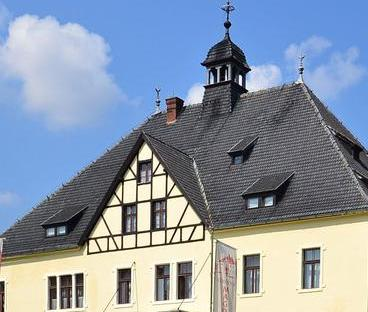
#> input picture image/right3.png, 368 x 312 px, found by its file name
$ python cv_poisson.py
#> lines starting #> are read from the running program, lines starting #| are printed output that depends on the picture; after the words box and inside, x2 and y2 are one past the last pixel; in counts of white or black regions, pixels touching at a corner belong together
import cv2
import numpy as np
from  PIL import Image

#显示图片
def cv_show(name, result):
    cv2.imshow(name, result)
    cv2.waitKey(0)
    cv2.destroyAllWindows()

#使用SIFT算法进行特征提取，返回特征点坐标及特征描述
def FeatureExtract(image):
    descriptor = cv2.SIFT_create()
    kps, des = descriptor.detectAndCompute(image, None)
    #将返回的特征点转化为numpy格式的数组
    kps = np.float32([kp.pt for kp in kps])
    return kps, des

#获取好的匹配关系，取比率为0.75
def FeatureMatch(des1, des2):
    matcher = cv2.BFMatcher()
    matches = matcher.knnMatch(des1, des2, k = 2)
    matches = sorted(matches, key = lambda x: x[0].distance / x[1].distance)
    good = []
    for m, n in matches:
        if m.distance < 0.75 * n.distance:
            good.append(m)
    return good

#画出两图关键点的匹配关系
def DrawMatches(image1, image2, kps1, kps2, matches, status):
    (h1, w1) = image1.shape[:2]
    (h2, w2) = image2.shape[:2]
    result = np.zeros((max(h1, h2), w1 + w2, 3), dtype="uint8")
    result[0:h1, 0:w1] = image1
    result[0:h2, w1:] = image2
    matchnp = []
    for m in matches:
        matchnp.append((m.trainIdx, m.queryIdx))
    for ((trainIdx, queryIdx), s) in zip(matchnp, status):
        # 当点对匹配成功时，画到结果图中
        if s == 1:
            # 画出匹配对
            pt1 = (int(kps1[queryIdx][0]), int(kps1[queryIdx][1]))
            pt2 = (int(kps2[trainIdx][0]) + w1, int(kps2[trainIdx][1]))
            cv2.line(result, pt1, pt2, (0, 255, 0), 1)
    return result

#图像拼接与融合
def StitchAndBlend(image1, image2):
    kps1, des1 = FeatureExtract(image1)
    kps2, des2 = FeatureExtract(image2)
    matches = FeatureMatch(des1, des2)
    # 当筛选项的匹配对大于4对时：计算视角变换矩阵
    if len(matches) > 4:
        pts1 = np.float32([kps1[m.queryIdx] for m in matches]).reshape(-1, 1, 2)
        pts2 = np.float32([kps2[m.trainIdx] for m in matches]).reshape(-1, 1, 2)
        ransacReprojThre = 4
        #使用RANCAC选择最优的四组匹配点，再计算H矩阵
        H, status = cv2.findHomography(pts1, pts2, cv2.RANSAC, ransacReprojThre)

        #计算image1的mask
        mask = np.ones((image1.shape[0], image1.shape[1], 3), dtype="float")
        mask_hed = cv2.warpPerspective(mask, H, (image2.shape[1], image2.shape[0]))
        mask_hed = (255*mask_hed).astype(np.uint8)
        cv2.imwrite('./result/mask_hed.jpg', mask_hed)

        # 进行图像校正
        image_perspective = cv2.warpPerspective(image1, H, (image2.shape[1], image2.shape[0]))
        image_perspective = image_perspective.astype(np.uint8)
        cv2.imwrite('./result/image_per.jpg', image_perspective)
        image2=image2.astype(np.uint8)

        # 计算mask的中心点  使用外切矩形法求得几何中点
        cnts = cv2.findContours(cv2.cvtColor(mask_hed, cv2.COLOR_RGB2GRAY), cv2.RETR_EXTERNAL,cv2.CHAIN_APPROX_SIMPLE)
        cnts = cnts[0]
        x, y, w, h = cv2.boundingRect(cnts[0])
        cX = x + w//2
        cY = y + h//2
        center = (cX, cY)

        # 进行poisson融合
        result = cv2.seamlessClone(image_perspective, image2, mask_hed, center, cv2.NORMAL_CLONE)
        result = result/255
        return result, status

image1 = cv2.imread('./image/right3.png')
#> image1 is the input picture: shape (312, 368, 3); mean B, G, R 168.1, 152.1, 139.4
cv_show("image1", image1)
image2 = cv2.imread('./image/left1.jpg')
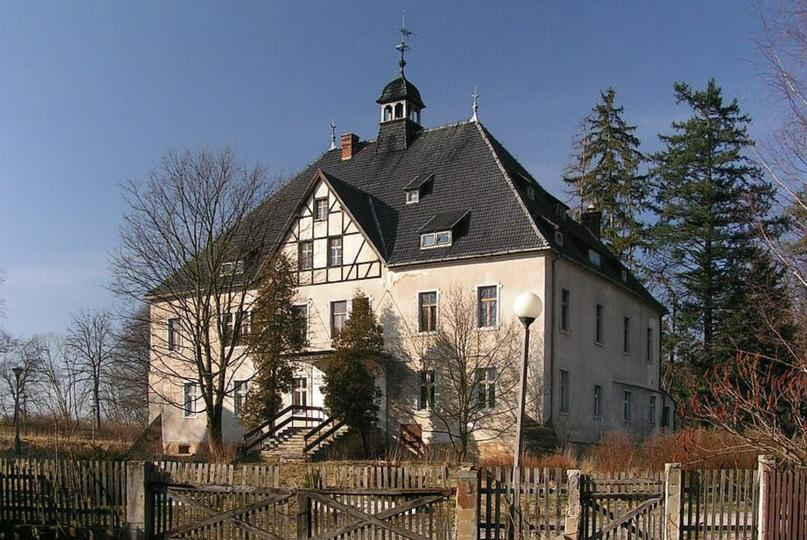
#> input picture image/left1.jpg, 807 x 540 px, found by its file name
#> image2 is the input picture: shape (540, 807, 3); mean B, G, R 108.1, 101.6, 98.9
cv_show("image2", image2)
(kps1, features1) = FeatureExtract(image1)
#> in FeatureExtract, `kps, des = descriptor.detectAndCompute(image, None)`: kps = 516 keypoints; strongest (x, y, size): (145, 153, 8.5), (240, 77, 2.5), (124, 275, 10.1), (240, 83, 2.5)
#> in FeatureExtract, `kps = np.float32([kp.pt for kp in kps])`: kps = 516 pairs, first value 2.42 to 362.8, second value 10.87 to 309.1
#> kps1 has the same summary as kps in FeatureExtract
(kps2, features2) = FeatureExtract(image2)
#> in FeatureExtract (call 2), `kps, des = descriptor.detectAndCompute(image, None)`: kps = 4014 keypoints; strongest (x, y, size): (407, 513, 2.2), (316, 424, 3.7), (266, 429, 4.3), (156, 463, 2.3)
#> kps2 = 4014 pairs, first value 2.29 to 803.1, second value 12.47 to 537.2
matches = FeatureMatch(features1, features2)
#> in FeatureMatch, `matches = matcher.knnMatch(des1, des2, k = 2)`: matches = 516 matches
#> after the loop in FeatureMatch, `for m, n in matches:`: good = 62 matches
#> matches = 62 matches
result, status = StitchAndBlend(image1, image2)
#> in FeatureExtract (call 3), `kps, des = descriptor.detectAndCompute(image, None)`: kps = 516 keypoints; strongest (x, y, size): (145, 153, 8.5), (240, 77, 2.5), (124, 275, 10.1), (240, 83, 2.5)
#> in FeatureExtract (call 4), `kps, des = descriptor.detectAndCompute(image, None)`: kps = 4014 keypoints; strongest (x, y, size): (407, 513, 2.2), (316, 424, 3.7), (266, 429, 4.3), (156, 463, 2.3)
#> in StitchAndBlend, `matches = FeatureMatch(des1, des2)`: matches = 62 matches
#> in StitchAndBlend, `pts1 = np.float32([kps1[m.queryIdx] for m in matches]).reshape(-1, 1, 2)`: pts1 = 62 rows, first 8: [137, 201.9], [158.9, 193.6], [175.4, 225.2], [137, 201.9], [170.4, 242.9], [144.2, 192.1], [180.9, 241.7], [169.9, 232.5]
#> in StitchAndBlend, `pts2 = np.float32([kps2[m.trainIdx] for m in matches]).reshape(-1, 1, 2)`: pts2 = 62 rows, first 8: [313.3, 238.7], [334.9, 230.6], [351.8, 262.1], [313.3, 238.7], [346.7, 279.6], [320.3, 230], [357.2, 278.5], [346.1, 269.4]
#> in StitchAndBlend, `H, status = cv2.findHomography(pts1, pts2, cv2.RANSAC, ransacReprojThre)`: H = [[0.925, -0.0331, 183.7], [-0.0229, 0.944, 43.48], [-9.23e-05, -9.61e-05, 1]]; status = 62 values, max 1 at index 0, min 0 at index 14, mean 0.742
#> in StitchAndBlend, `mask_hed = cv2.warpPerspective(mask, H, (image2.shape[1], image2.shape..`:
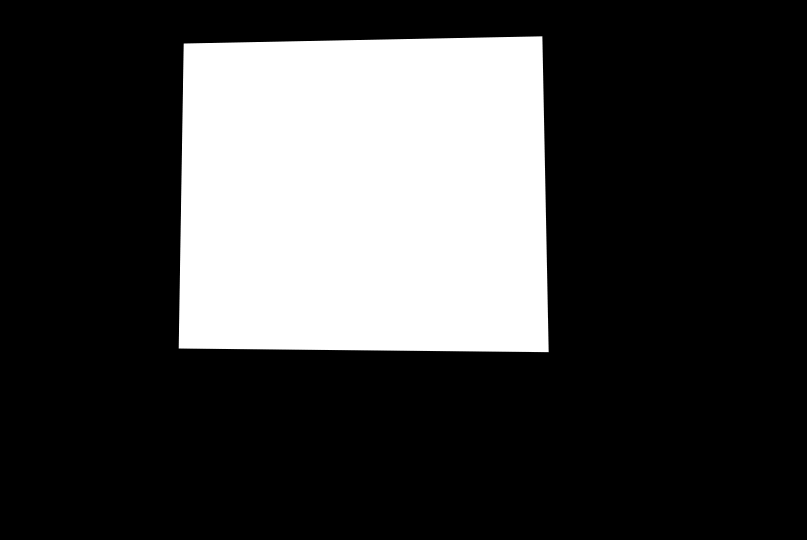
#> mask_hed: shape (540, 807, 3) float64; min 0, max 1, mean 0.26
#> in StitchAndBlend, `mask_hed = cv2.warpPerspective(mask, H, (image2.shape[1], image2.shape..`: mask: shape (312, 368, 3) float64; every value is 1
#> in StitchAndBlend, `image_perspective = cv2.warpPerspective(image1, H, (image2.shape[1], i..`:
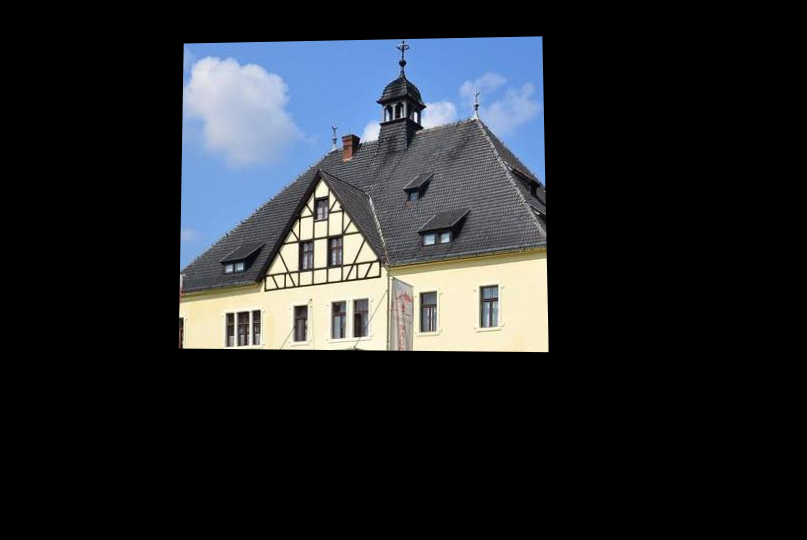
#> image_perspective: shape (540, 807, 3); mean B, G, R 43.4, 39.5, 36.3
#> in StitchAndBlend, `cnts = cv2.findContours(cv2.cvtColor(mask_hed, cv2.COLOR_RGB2GRAY), cv..`: cnts = 1 contour; box (x1, y1, x2, y2) and area: (178, 36, 549, 353) 113068
#> in StitchAndBlend, `x, y, w, h = cv2.boundingRect(cnts[0])`: x = 178; y = 36; w = 371; h = 317
#> in StitchAndBlend, `cX = x + w//2`: cX = 363
#> in StitchAndBlend, `cY = y + h//2`: cY = 194
#> in StitchAndBlend, `center = (cX, cY)`: center = (363, 194)
matchedimg = DrawMatches(image1, image2, kps1, kps2, matches, status)
#> in DrawMatches, `result[0:h1, 0:w1] = image1`:
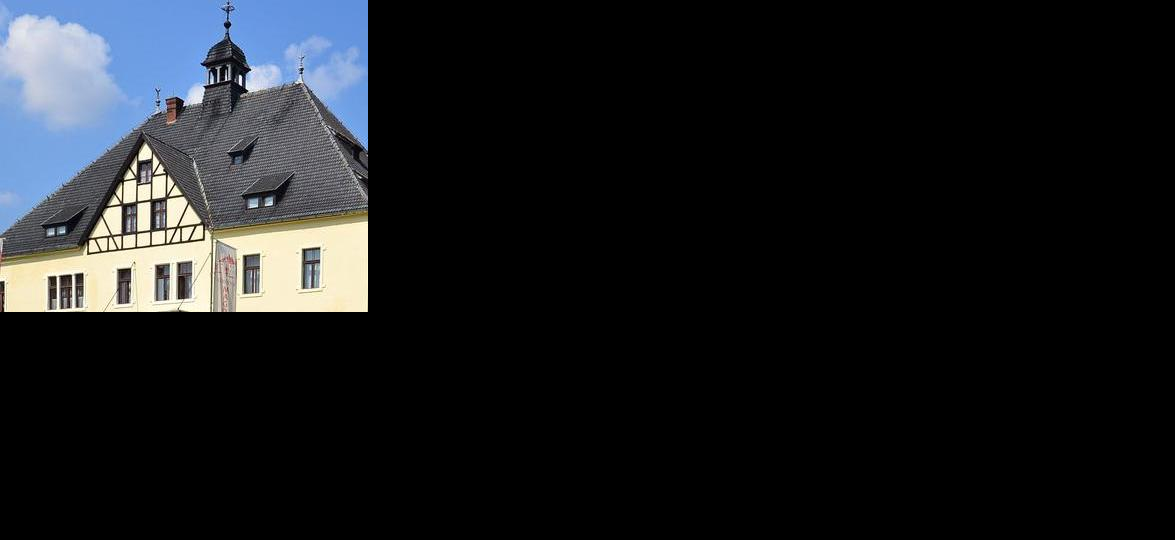
#> result: shape (540, 1175, 3); mean B, G, R 30.4, 27.5, 25.2
#> in DrawMatches, `result[0:h2, w1:] = image2`:
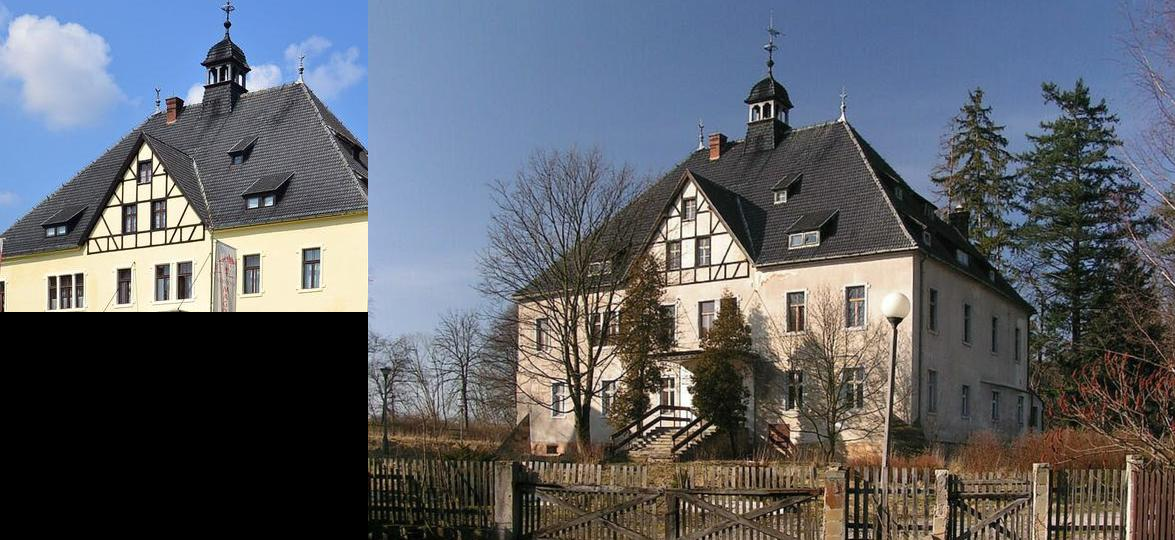
#> result: shape (540, 1175, 3); mean B, G, R 104.7, 97.3, 93.2
#> the loop in DrawMatches, `for m in matches:` made 62 passes
#> after the loop in DrawMatches, `for m in matches:`: matchnp = 62 pairs, first value 1325 to 3711, second value 13 to 503
#> the loop in DrawMatches, `for ((trainIdx, queryIdx), s) in zip(matchnp, status):` made 62 passes
#> (trainIdx, queryIdx, s, pt1, pt2) on passes 1 to 12: (1473, 180, [1], (137, 201), (681, 238)), (1618, 228, [1], (158, 193), (702, 230)), (1700, 276, [1], (175, 225), (719, 262)), (1474, 181, [1], (137, 201), (681, 238)), (1679, 267, [1], (170, 242), (714, 279)), (1531, 202, [1], (144, 192), (688, 229)), (1726, 294, [1], (180, 241), (725, 278)), (1676, 265, [1], (169, 232), (714, 269)), (1449, 164, [1], (133, 204), (678, 241)), (1649, 246, [1], (165, 243), (709, 280)), (1825, 324, [1], (201, 237), (745, 274)), (1711, 282, [1], (177, 226), (722, 263))
#> (pt1, pt2) on pass 62: ((111, 203), (658, 239))
#> after the loop in DrawMatches, `for ((trainIdx, queryIdx), s) in zip(matchnp, status):`:
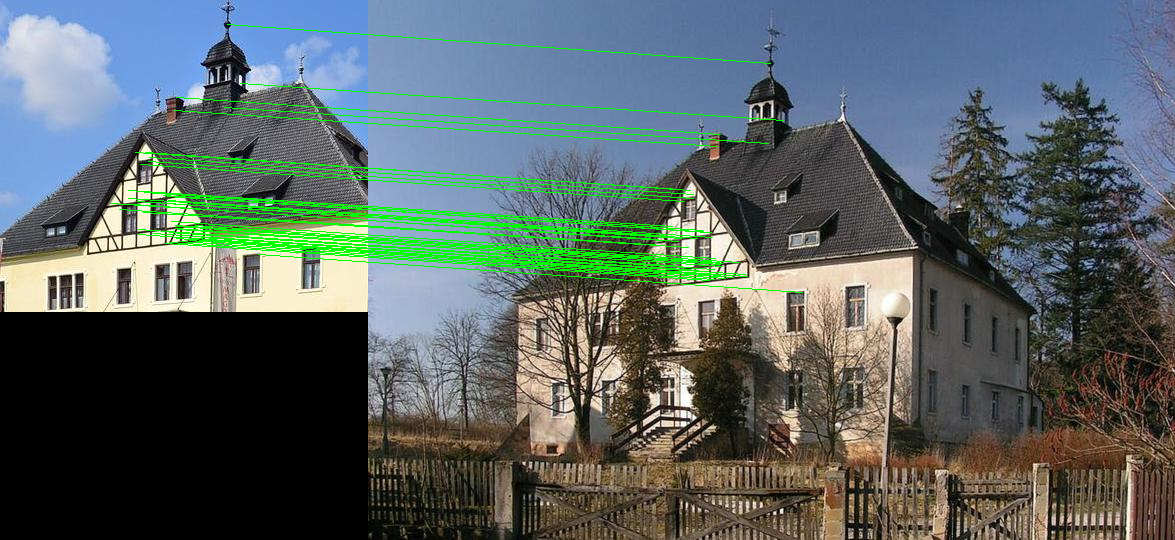
#> result: shape (540, 1175, 3); 3.08% of pixels changed, all inside (x1, y1, x2, y2) = (111, 24, 803, 293)
cv_show('match',matchedimg)
cv2.imwrite('./result/result_poisson.jpg', np.array(result))
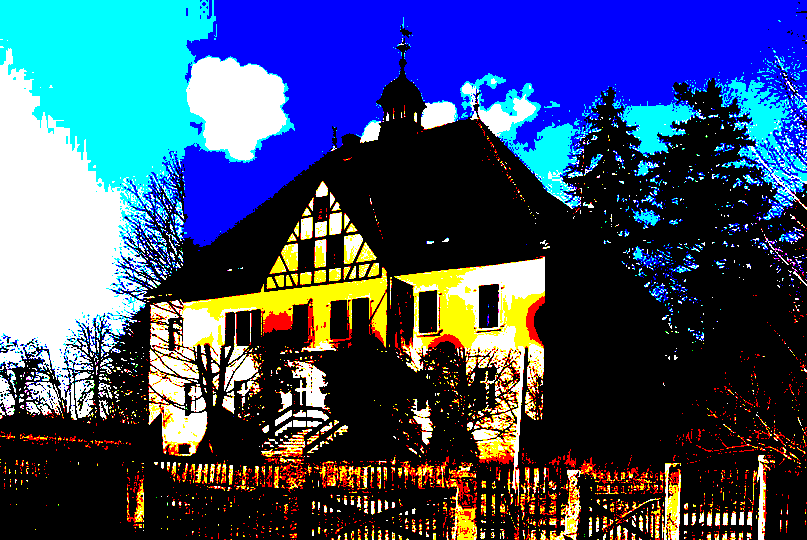
#> saved as result_poisson.jpg: shape (540, 807, 3); mean B, G, R 0.425, 0.295, 0.227; drawn with 1 as white
